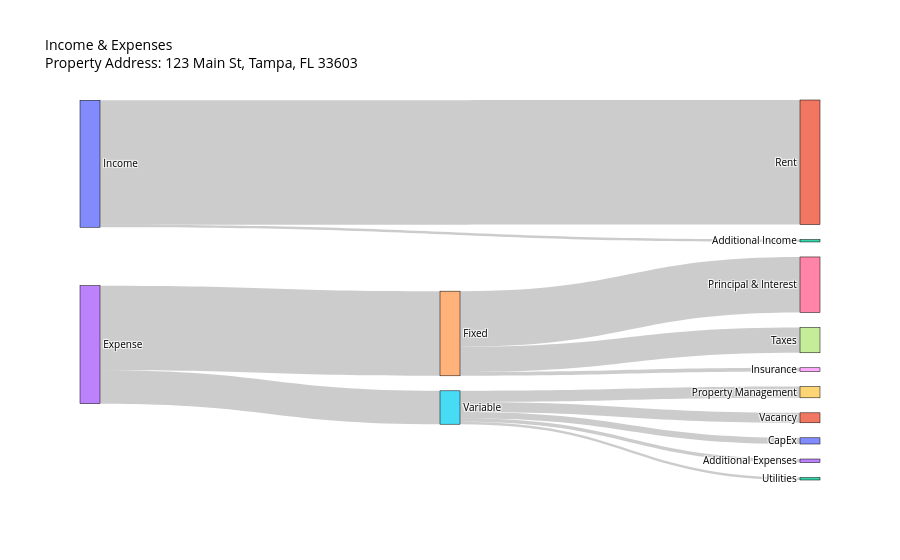

Write notebook code for a chart like this one.
### Code cell
# create figure
fig = go.Figure(data=[go.Sankey(
    # nodes
    node = dict(
      pad = 15,
      thickness = 20,
      line = dict(color = "black", width = 0.5),
      label = label_list, # cash flow parameters
      hovertemplate='%{label} has total value $%{value}',
    ),
    # links
    link = dict(
      source = source_list, # start node
      target = target_list, # end node
      value = value_list # value of end node
  ))])

fig.update_layout(
    hovermode = 'x',
    title="Income & Expenses<br>Property Address: {}".format(property_address),
    # optional for black background
    font=dict(size = 10, color = 'black'),
    plot_bgcolor='white',
    paper_bgcolor='white'
)

fig.show()

### Figure 1 — Plotly figure (JSON) as saved in the notebook; plotly's stock layout.template omitted (floating-point values rounded to 4 significant figures)
{"data": [{"link": {"source": [0, 0, 3, 4, 4, 4, 3, 5, 5, 5, 5, 5], "target": [1, 2, 4, 6, 7, 8, 5, 9, 10, 11, 12, 13], "value": [2600, 50, 1767, 1159, 528, 80, 697, 234, 130, 208, 50, 75]}, "node": {"hovertemplate": "%{label} has total value $%{value}", "label": ["Income", "Rent", "Additional Income", "Expense", "Fixed", "Variable", "Principal & Interest", "Taxes", "Insurance", "Property Management", "CapEx", "Vacancy", "Utilities", "Additional Expenses"], "line": {"color": "black", "width": 0.5}, "pad": 15, "thickness": 20}, "type": "sankey"}], "layout": {"autosize": true, "font": {"color": "black", "size": 10}, "hovermode": "x", "paper_bgcolor": "white", "plot_bgcolor": "white", "title": {"text": "Income & Expenses<br>Property Address: 123 Main St, Tampa, FL 33603"}}}
